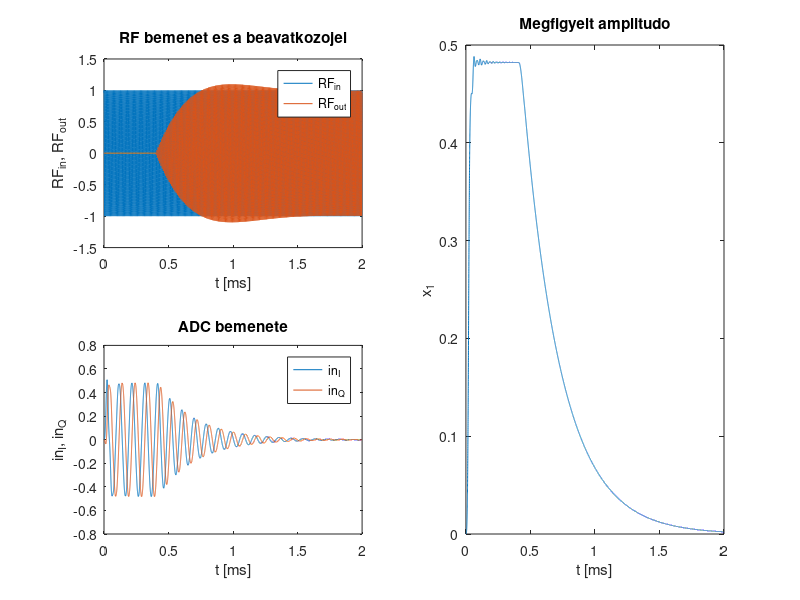

This figure's MATLAB source:
clear all;
clc;

%% PARAMETEREK
fs=10e6;                  %mintaveteli frekvencia a szimulaciohoz
f_rf=110e3;               %bemeno RF jel frekvenciaja
p_rf=rand*2*pi;           %bemeno RF jel kezdofazisa
f_lo=100e3;               %lokaljelek frekvenciaja
T=2e-3;                   %szimulacios ido
alpha=1e-2;               %megfigyelo batorsagi tenyezoje
beta=1e-3;                %szabalyzo batorsagi tenyezoje (a valosagban kompenzalando az identifikalt atvitellel)
[B,A]=ellip(6,1,60,0.01); %ADC alulatereszto szuroje
%[H,W]=freqz(B,A,10000); plot(W/2/pi*fs,20*log10(abs(H)));

%% JELEK GENERALASA
t=0:1/fs:T;
rf_in=sin(2*pi*f_rf*t+p_rf); %RF bemenet
lo_i=cos(2*pi*f_lo*t);       %I lokaljel
lo_q=-sin(2*pi*f_lo*t);      %Q lokaljel
in_i=zeros(1,length(t));     %DSP egyik bemeno jele (rekurzivan all elo)
in_q=zeros(1,length(t));     %DSP masik bemeno jele (rekurzivan all elo)

%% A KOMPLEX JEL NULLARA SZABALYZASA (a valosagban ez persze nem 10 MHz mintaveteli frekvenciaval tortenik)
rf_out=size(t);
buf1=zeros(2,length(B));
buf2=zeros(2,length(A)-1);
r=0;
x=0;
p=0;
e=0;
xSave=zeros(size(t));
eSave=zeros(size(t));
for ii=1:length(t)
    rf_out(ii)=real(r)*lo_i(ii)+imag(r)*lo_q(ii);
    %DSP bemeno jeleinek eloallitasa (a valosagban ez "megtortenik", nem kell szamitani)
    buf1=[(rf_in(ii)-rf_out(ii)).*lo_i(ii) buf1(1,1:end-1) ; (rf_in(ii)-rf_out(ii)).*lo_q(ii) buf1(2,1:end-1)];
    in_i(ii)=1/A(1)*(B*buf1(1,:)'-A(2:end)*buf2(1,:)');
    in_q(ii)=1/A(1)*(B*buf1(2,:)'-A(2:end)*buf2(2,:)');
    buf2=[in_i(ii) buf2(1,1:end-1) ; in_q(ii) buf2(2,1:end-1)];
    %megfigyelo es szabalyzo
    in_cpx=in_i(ii)+1j*in_q(ii);
    c=exp(1j*2*pi*(f_rf-f_lo)/fs*(ii-1));
    y=c*x;
    r=c*p;
    xSave(ii)=x;
    eSave(ii)=e;
    e=in_cpx-y;
    x=x+alpha*e*c';
    if(t(ii)>4e-4); p=p+beta.*x; end; %400 us utan kapcsoljuk be a szabalyzot
end

%% ABRAZOLAS
figure(1);
subplot(221);
plot(1000*t,rf_in,1000*t,rf_out);
title('RF bemenet es a beavatkozojel');
legend('RF_{in}','RF_{out}');
xlabel('t [ms]');
ylabel('RF_{in}, RF_{out}');
subplot(223);
plot(1000*t,in_i,1000*t,in_q);
title('ADC bemenete');
legend('in_I','in_Q');
xlabel('t [ms]');
ylabel('in_I, in_Q');
subplot(122);
plot(1000*t,abs(xSave));
title('Megfigyelt amplitudo');
xlabel('t [ms]');
ylabel('x_1');
